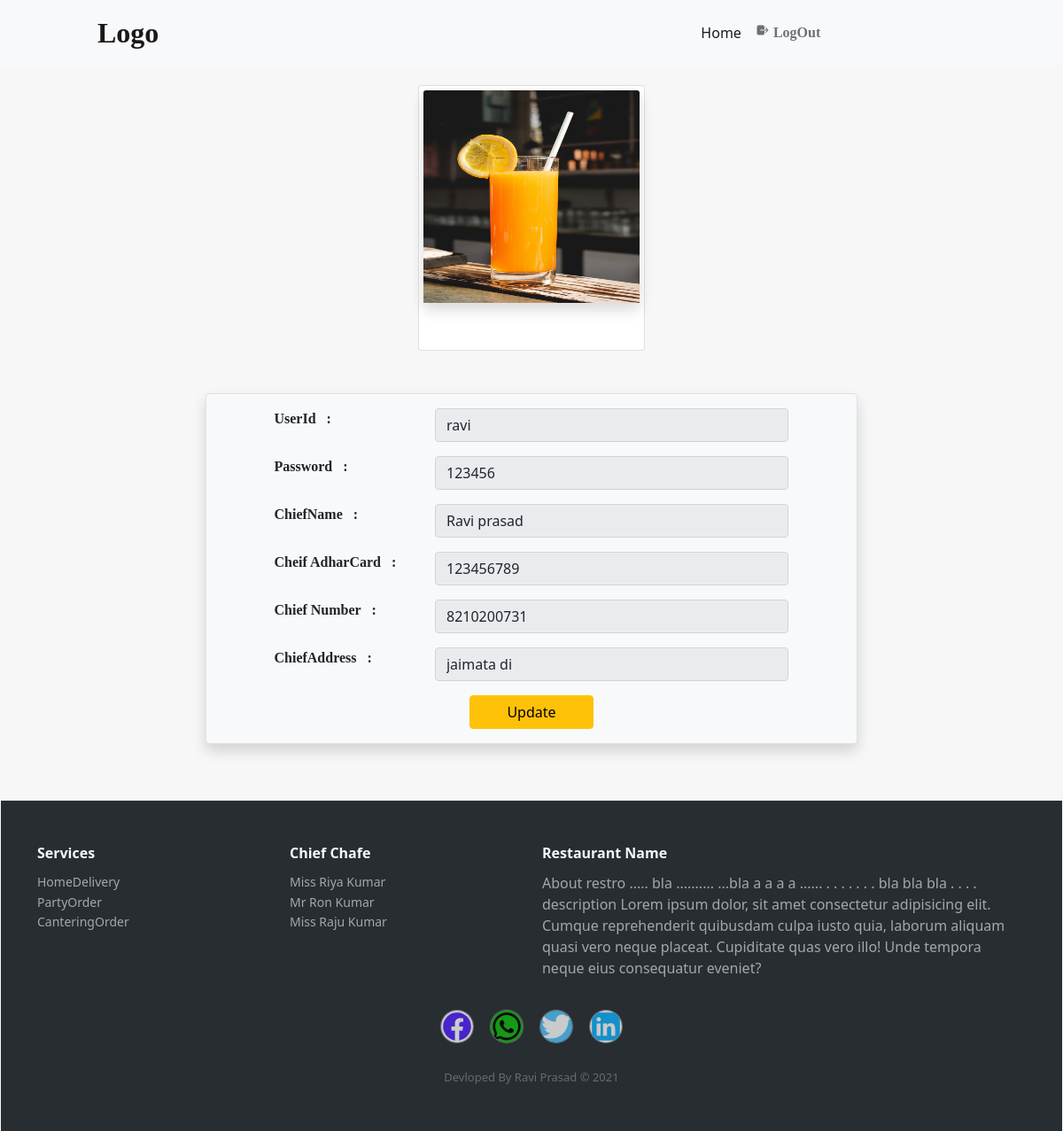
Screenshot of /cheif/chief_Profile/ (signed in) with the database file from the repository.
### ManagerApp/models.py (models this page shows)
class ChiefModel(models.Model):
    UserId=models.CharField(max_length=300,primary_key=True)
    Password=models.CharField(max_length=300)
    ChiefName=models.CharField(max_length=300)
    Chief_Experiance=models.CharField(max_length=50)
    C_Post=models.CharField(max_length=50)
    Cheif_AdharCard=models.CharField(max_length=300)
    Chief_Number=models.CharField(max_length=300)
    ChiefAddress=models.CharField(max_length=300)
    ProfileImage=models.FileField(upload_to="Chief/ChiefProfile/",max_length=600,default='None')
    Date=models.DateTimeField(auto_now=True)

### cheif/views.py (the view)
# urls.py: path('chief_Profile/',chief_Profile,name='chief_Profile'),
def chief_Profile(request):
    if 'ChiefUserId' not in request.session:
        return redirect("ChiefLogin")
    obj=ChiefModel.objects.get(pk=request.session['ChiefUserId'])
    form=ChiefProfile(instance=obj)
    return render(request,"Chief/Profile.html",{'form':form,'obj':obj,'update':'v'})

### cheif/forms.py
class ChiefProfile(forms.ModelForm):
    class Meta:
        model=ChiefModel
        fields=['UserId','Password','ChiefName','Cheif_AdharCard','Chief_Number','ChiefAddress']
        widgets={'UserId':forms.TextInput(attrs={'class':'form-control','readonly':'True'}),
                'Password':forms.TextInput(attrs={'class':'form-control','readonly':'True'}),
                'ChiefName':forms.TextInput(attrs={'class':'form-control','readonly':'True'}),
                'Cheif_AdharCard':forms.TextInput(attrs={'class':'form-control','readonly':'True'}),
                'Chief_Number':forms.TextInput(attrs={'class':'form-control','readonly':'True'}),
                'ChiefAddress':forms.TextInput(attrs={'class':'form-control','readonly':'True'})
                }

### template/Chief/Profile.html (shortened to what this page needs)
{% extends 'Chief/DashBoardcheif.html' %}
{% load static %}
{% block content %}
<div class="container mt-4">
{% if update %}
    <div class="row d-flex justify-content-around mb-5">
        <div class="card" style="width:16rem;padding:5px;">
          {% if obj.ProfileImage %}
          <img style="max-height: 15rem;" class="card-img-top mb-5 shadow" src="/media/{{obj.ProfileImage}}" alt="Card image">
          {% else %}
          <img style="max-height: 15rem;" class="card-img-top shadow mb-5" src="{% static 'images/Vodka.jpg' %}" alt="Card image">
          {% endif %}
        </div>
    </div>
{% endif %}
    <div class="row  d-flex justify-content-around">
        <div class="col-lg-8">
            <form action="" method="post"  enctype="multipart/form-data" >
                <div class="container bg-light alert shadow border">
                    {% for k  in  form %}
                    <div class="row mb-3 ">
                        <div class="col-lg-3 label-control offset-lg-1 bold1 mb-1">
                           {{k.label}} &nbsp :
                        </div>
                        <div class="col-lg-7">
                            {{k}}
                        </div>
                    </div>
                    {% endfor %}
                    {% if update %}
                        <div class="row d-flex justify-content-around">
                          <a href="{% url 'chief_Update' obj.UserId %}" style="max-width: 140px;" class="btn btn-warning">Update</a>
                         </div>
                    {% else %}
                        <div class="row d-flex justify-content-around">
                        <input type="submit" style="max-width: 150px;" name='Submit' class="btn btn-warning" value="Submit">
                        </div>
                    {% endif %}
                </div>
            </form>
        </div>
    </div>
</div>
{% endblock  %}

### static/css/Chief/Man_dashboar.css (style rules this page uses)
.bold1 { font-family: serif; font-weight:600; }

### rows the page displays
ChiefModel: ProfileImage (picture), form "ravi" "123456" "Ravi prasad" "123456789" "8210200731" "jaimata di"

### other values shown
{{ k.label }} "UserId" "Password" "ChiefName" "Cheif AdharCard" "Chief Number" "ChiefAddress"
